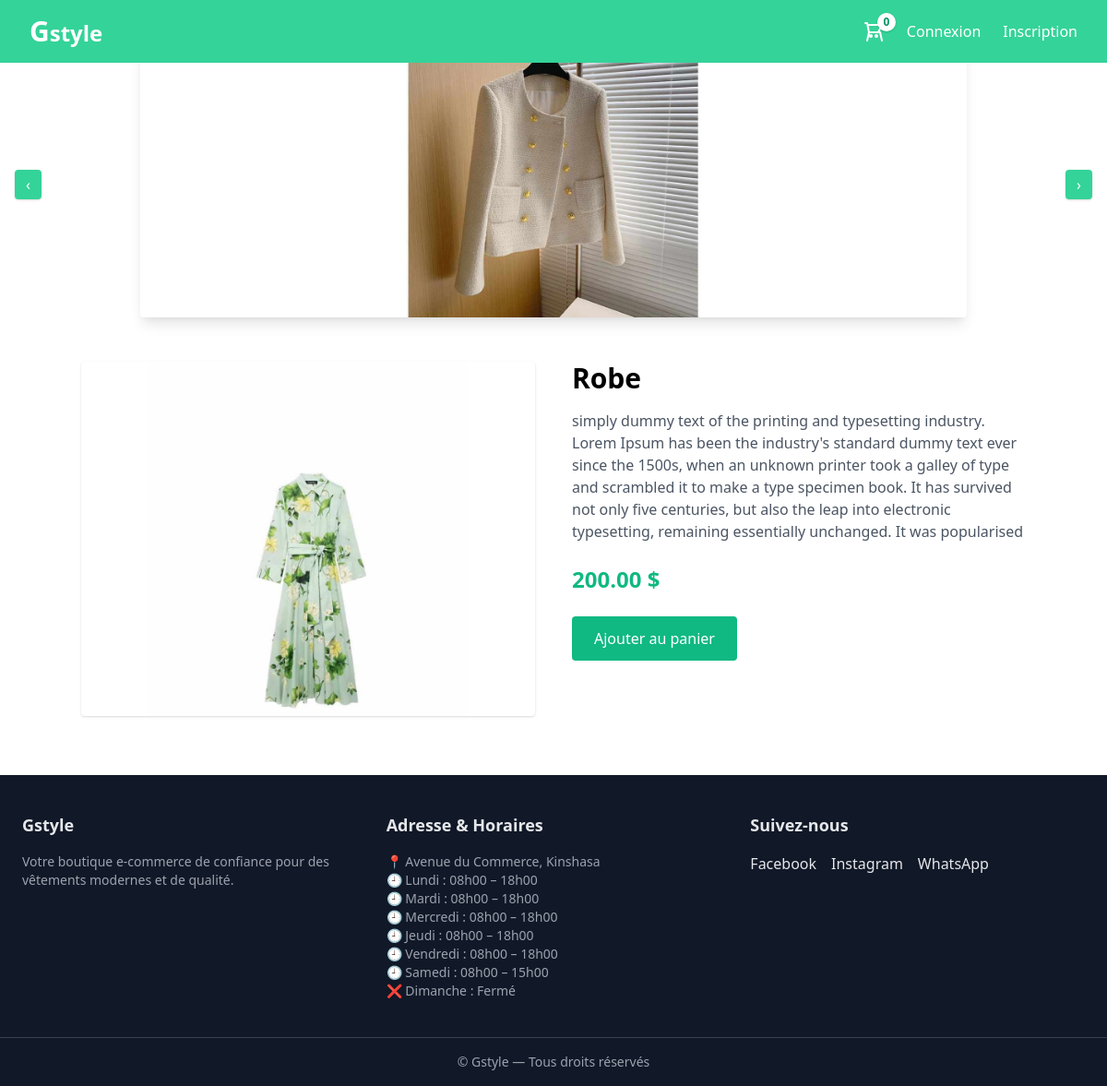
The page /products/1/ on the database its author committed.
### products/models.py (models this page shows, shortened)
class Produit(models.Model):
    nom = models.CharField(max_length=200)
    description = models.TextField()
    prix = models.DecimalField(max_digits=10, decimal_places=2)
    image = models.ImageField(upload_to='products/')
    stock = models.PositiveIntegerField(default=0)
    est_populaire = models.BooleanField(default=False)
    categorie = models.ForeignKey(Categorie, on_delete=models.SET_NULL, null=True, blank=True)

### products/views.py (the view)
# urls.py: path('<int:pk>/', views.product_detail, name='detail'),
def product_detail(request, pk):
    product = get_object_or_404(Produit, pk=pk)
    return render(request, 'products/detail_product.html', {
        'product': product
    })

### panier/context_processors.py (called while the page is built)
def panier_context(request):
    if request.user.is_authenticated:
        panier, _ = Panier.objects.get_or_create(user=request.user)
        return {'panier': panier}
    return {'panier': None}

### products/templates/products/detail_product.html
{% extends "base.html" %}
{% block content %}
<div class="max-w-5xl mx-auto grid grid-cols-1 md:grid-cols-2 gap-10">
    <img src="{{ product.image.url }}"
        class="w-full h-96 object-contain bg-white rounded shadow">
    <div>
        <h1 class="text-3xl font-bold mb-4">
            {{ product.nom }}
        </h1>
        <p class="text-gray-600 mb-6">
            {{ product.description }}
        </p>
        <p class="text-2xl font-bold text-green-500 mb-6">
            {{ product.prix }} $
        </p>
        <a href=""
           class="inline-block bg-green-500 text-white px-6 py-3 rounded hover:bg-green-600">
            Ajouter au panier
        </a>
    </div>
</div>
{% endblock %}

### rows shown on the page
Produit: image (picture), nom "Robe", description "simply dummy text of the printing and typesetting industry. Lorem Ipsum has been the industry's standard dummy text ever since the 1500s, when an unknown printer took a galley of type and scrambled it to make a type specimen book. It has survived not only five centuries, but also the leap into electronic typesetting, remaining essentially unchanged. It was popularised", prix "200.00"

### other values the page prints
{{ panier.total_items|default:0 }} "0"
